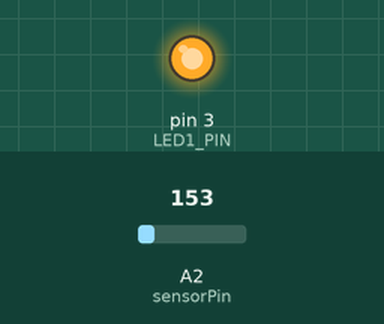
The sketch below on a simulated Arduino Uno, built with avr-gcc and run on an emulated ATmega328P. Shown: output pins drawn as LEDs (lit = HIGH). Inputs (shaded band) come from the test bench; at power-on: A2 (sensorPin) = 153. What the sketch prints to the serial monitor is not drawn.

Above: at 1.8 s.
1.9 s: A2 (sensorPin) set to 129
At 2.6 s:
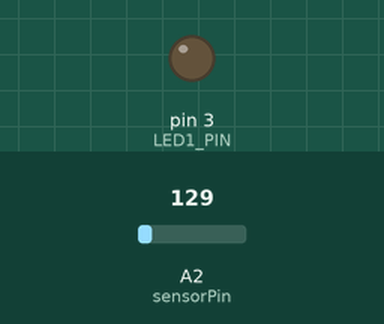
3.5 s: A2 (sensorPin) set to 165
At 4.3 s:
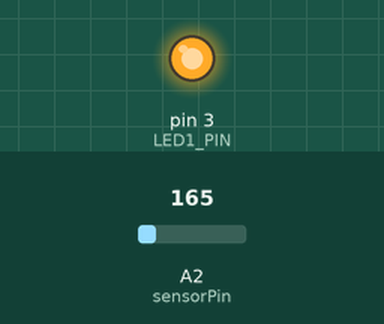
5.5 s: A2 (sensorPin) set to 133
At 7.1 s:
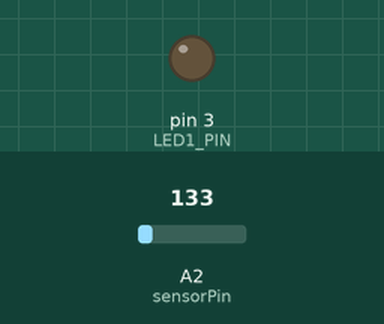
Timing chart, 0 to 8.6 s (numbered marks = the images above; inputs shaded):
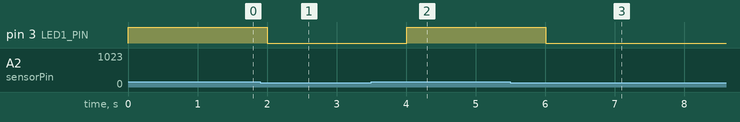

Measured:
- the behaviour switches between 144 and 143 on A2 (sensorPin) (found by bisection; images 0 and 1)
- after the input at 1.9 s, pin 3 (LED1_PIN): HIGH → LOW after 0.10 s
- after the input at 3.5 s, pin 3 (LED1_PIN): LOW → HIGH after 0.51 s
- after the input at 5.5 s, pin 3 (LED1_PIN): HIGH → LOW after 0.51 s

The sketch:

p04_LoveOMeter.ino
```cpp
/*
  Arduino Starter Kit example
 Project 3  - Love-O-Meter

 2016-0810 PePo changed
    * toegevoegd extra LED en TMP36 op protoshield:
        * LED aangesloten op D6
        * TMP36 aangesloten op A1
    * LED1_PIN en AANTAL_LEDS (leesbaarheid code)

 This sketch is written to accompany Project 3 in the Arduino Starter Kit

 Parts required:
 1 TMP36 temperature sensor
 3 red LEDs
 3 220 ohm resistors

 Created 13 September 2012
 by Scott Fitzgerald

 http://www.arduino.cc/starterKit

 This example code is part of the public domain
 */

//* named constant for the pin the sensor is connected to
const int sensorPin = A2; // breadboard, Starterskit
/*/
// 2016-0810 toegevoegd:
const int sensorPin = A1; // Grove-protoshield
//*/
// room temperature in Celcius
const float baselineTemp = 20.0;

// 2016-0810 toegevoegd:
const int LED1_PIN = 3;
const int AANTAL_LEDS = 4;

void setup() {
  // open a serial connection to display values
  Serial.begin(9600);
  // set the LED pins as outputs
  // the for() loop saves some extra coding
  // 2016-0810 veranderd:
  //for (int pinNumber = 3; pinNumber < 7; pinNumber++) {
  for (int pinNumber = LED1_PIN; pinNumber < AANTAL_LEDS; pinNumber++) {
    pinMode(pinNumber, OUTPUT);
    digitalWrite(pinNumber, LOW);
  }
}

void loop() {
  // read the value on sensor pin
  // and store it in a variable
  int sensorVal = analogRead(sensorPin);

  // send the 10-bit sensor value out the serial port
  Serial.print("sensor Value: ");
  Serial.print(sensorVal);

  // convert the ADC reading to voltage
  float voltage = (sensorVal / 1024.0) * 5.0;

  // Send the voltage level out the Serial port
  Serial.print(", Volts: ");
  Serial.print(voltage);

  // convert the voltage to temperature in degrees C
  // the sensor changes 10 mV per degree
  // the datasheet says there's a 500 mV offset
  // ((voltage - 500mV) times 100)
  Serial.print(", ");
  Serial.print("*");
  Serial.print("C: ");
  float temperature = (voltage - .5) * 100;
  Serial.println(temperature);

  // if the current temperature is lower than the baseline
  // turn off all LEDs
  if (temperature < baselineTemp) {
    Serial.print(".... 0 ");
    digitalWrite(LED1_PIN, LOW);
    digitalWrite(LED1_PIN+1, LOW);
    digitalWrite(LED1_PIN+2, LOW);
    digitalWrite(LED1_PIN+3, LOW); // extra LED
  } // if the temperature rises 2 degrees, turn an LED on
  else if (temperature < baselineTemp + 2) {
    Serial.print(".... 1 ");
    digitalWrite(LED1_PIN, HIGH);
    digitalWrite(LED1_PIN+1, LOW);
    digitalWrite(LED1_PIN+2, LOW);
    digitalWrite(LED1_PIN+3, LOW);  // extra LED
  } // if the temperature rises 2-4 degrees, turn a second LED on
  else if (temperature >= baselineTemp + 2 && temperature < baselineTemp + 4) {
    Serial.print(".... 2 ");
    digitalWrite(LED1_PIN, HIGH);
    digitalWrite(LED1_PIN+1, HIGH);
    digitalWrite(LED1_PIN+2, LOW);
    digitalWrite(LED1_PIN+3, LOW);  // extra LED
  } // if the temperature rises 4-6 degrees, turn a third LED on
  else if (temperature >= baselineTemp + 4 && temperature < baselineTemp + 6) {
    Serial.print(".... 3 ");
    digitalWrite(LED1_PIN, HIGH);
    digitalWrite(LED1_PIN+1, HIGH);
    digitalWrite(LED1_PIN+2, HIGH);
    digitalWrite(LED1_PIN+3, LOW);  // extra LED
  } // if the temperature rises more than 6 degrees, turn all LEDs on
  else if (temperature >= baselineTemp + 6) {
    Serial.print(".... 4 ");
    digitalWrite(LED1_PIN, HIGH);
    digitalWrite(LED1_PIN+1, HIGH);
    digitalWrite(LED1_PIN+2, HIGH);
    digitalWrite(LED1_PIN+3, HIGH);  // extra LED
  }
  delay(1000);
}
```
